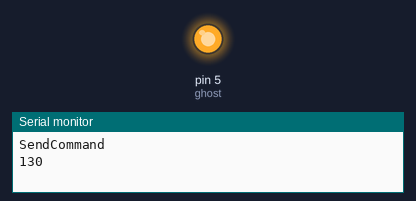
Recording of a sketch running on a simulated Arduino Uno, built with avr-gcc and run on an emulated ATmega328P. Shown: output pins drawn as LEDs (lit = HIGH), the last lines printed to the serial monitor.

Above: at 0.48 s.
At 3.0 s:
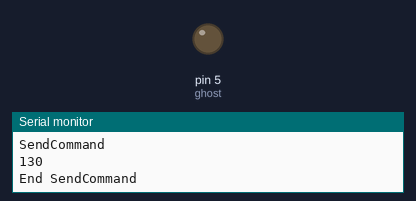
Timing chart, 0 to 7.3 s (numbered marks = the images above):
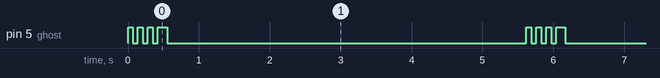

Measured:
- by itself, pin 5 (ghost): repeats every 5.6 s: 2 × (LOW 0.07 s, HIGH 0.07 s), LOW 0.07 s, HIGH 0.13 s, LOW 5.1 s, HIGH 0.07 s
- by itself, everything shown: repeats every 5.6 s, in 8 steps

The sketch:

ghost.ino
```cpp
int ghost = 5;
int val = 0;

void setup() {

  Serial.begin(9600);
  pinMode(ghost, OUTPUT);

}

void loop() {

  int val = 130;
  SendCommand(val);

  delay(5000);

}

void InitSend(){
  int j = 0;
  for(j = 0; j < 3; j++){
    digitalWrite(ghost, HIGH);
    delay(70);
    digitalWrite(ghost, LOW);
    delay(70);
  }
}

void SendCommand(int v1){
  Serial.println("SendCommand");
  InitSend();
  Serial.println(v1);

  digitalWrite(ghost, HIGH);
  delay(v1);

  digitalWrite(ghost, LOW);
  delay(70);
  Serial.println("End SendCommand");
}
```
